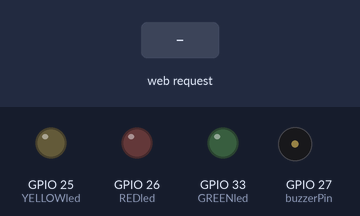
Simulated run of this sketch. Board: ESP32. On the bench: output pins drawn as LEDs (lit = HIGH), buzzer (waves = sounding, pin HIGH). The test bench sets the inputs (shaded band). WiFi joins after 1.5 s; servers stay silent unless stated; uploads are accepted with an empty reply; what the sketch prints to the serial monitor is not drawn.

Above: at 3.7 s.
3.8 s: HTTP request GET /status?value=GOOD received
At 4.4 s:
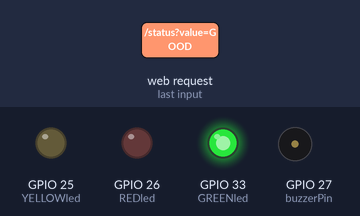
5.3 s: HTTP request GET /status?value=OKAY received
At 6.5 s:
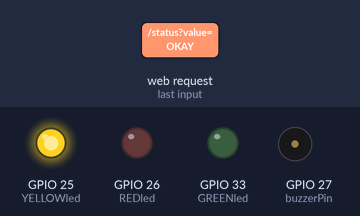
6.8 s: HTTP request GET /status?value=BAD received
At 7.9 s:
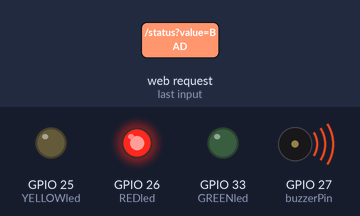
8.3 s: HTTP request GET /status?value=BAD received
At 9.0 s:
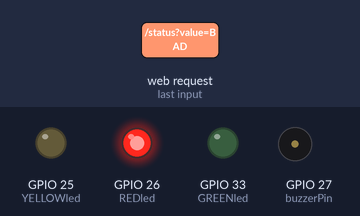
Timing chart, 0 to 10.8 s (numbered marks = the images above; inputs shaded):
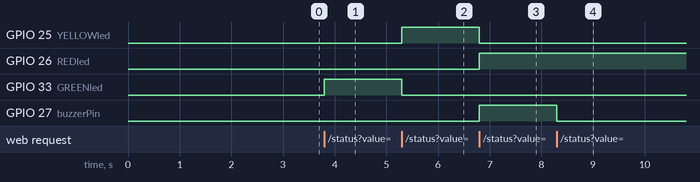

Measured:
- after the input at 3.8 s, GPIO 33 (GREENled): LOW → HIGH at once
- after the input at 5.3 s, GPIO 25 (YELLOWled): LOW → HIGH at once; GPIO 33 (GREENled): HIGH → LOW at once
- after the input at 6.8 s, GPIO 25 (YELLOWled): HIGH → LOW at once; GPIO 26 (REDled), GPIO 27 (buzzerPin): LOW → HIGH at once
- after the input at 8.3 s, GPIO 27 (buzzerPin): HIGH → LOW at once

The sketch:

reading2.ino
```cpp
// output/reading2/reading2.ino - LED and buzzer

#include <WiFi.h>
#include <WiFiClientSecure.h>
#include <HTTPClient.h>
#include <WebServer.h>

// Device and Wifi credentials
const char* apSSID = "PostureESP";
const char* apPassword = "12345678";

const char* internetSSID = "ufdevice";
const char* internetPassword = "gogators";

// Firebase Realtime Database URL
const String firebaseBase = "https://iot-posture-monitoring-default-rtdb.firebaseio.com";

// local HTTP server on port 80
WebServer server(80);

const int REDled = 26;    // poor posture
const int GREENled = 33;
const int YELLOWled = 25;
const int buzzerPin = 27;
const int buttonPin = 14;
bool lastButtonState = HIGH;

unsigned long lastBuzzToggle = 0;
bool buzzerState = false;

// new debug/upload flags
bool pendingLiveUpload = false;
bool pendingSessionUpload = false;
String lastReceivedStatus = "";
unsigned long lastStatusRequestMs = 0;

// DATA STRUCTUTRES

// tracks whether a session is active
struct ControlState {
  bool active = false;          // true if a session is active
  String sessionId = "";        // current session ID
  unsigned long startedAt = 0;  // timestamp when current session started
};

// most recent posture reading (mirros /live in Firebase)
struct LiveState {
  String sessionId = "";
  String status = "UNKNOWN";
  int score = 0;
  unsigned long updatedAt = 0;
  unsigned long durationSeconds = 0;
};

// stores stats for whole session
struct SessionLiveState {
  unsigned long startedAt = 0;
  unsigned long endedAt = 0;
  String latestStatus = "UNKNOWN";
  int goodCount = 0;
  int okayCount = 0;
  int badCount = 0;
  int totalReadings = 0;
  int goodPercentage = 0;
};

// timeline tracking
const int MAX_TIMELINE_POINTS = 120;

// each point stores time + posture info
struct TimelinePoint {
  unsigned long timestamp = 0;
  String status = "UNKNOWN";
  int score = 0;
};
// array to store timeline history
TimelinePoint timeline[MAX_TIMELINE_POINTS];
int timelineCount = 0;

ControlState controlState;
LiveState liveState;
SessionLiveState sessionState;

// function prototypes
void uploadControlToFirebase();
void uploadLiveToFirebase();
void uploadSessionSummaryToFirebase();
void setLiveInactive();
void endCurrentSession();
void startSession();
void stopSession();
void recordPostureStatus(const String& status);
void applyOutputFeedback(const String& status);
void updateGoodPercentage();
void addTimelinePoint(const String& status, int score);
void addCORSHeaders();
void handleRoot();
void handleStart();
void handleEnd();
void handleStatusUpdate();

// firebase helpers

// get request from firebase, creates secure client & sends request
String httpsGET(const String& path) {
  WiFiClientSecure client;
  client.setInsecure();

  HTTPClient https;
  String url = firebaseBase + path + ".json";

  Serial.print("[HTTPS GET] ");
  Serial.println(url);

  https.begin(client, url);
  int httpCode = https.GET();

  String payload = "";
  if (httpCode > 0) {
    payload = https.getString();
    Serial.print("[HTTPS GET] code: ");
    Serial.println(httpCode);
  } else {
    Serial.print("[HTTPS GET] failed, code: ");
    Serial.println(httpCode);
  }

  https.end();
  return payload;
}

// put request - sends json to firebase
void httpsPUT(const String& path, const String& json) {
  if (WiFi.status() != WL_CONNECTED) {
    Serial.println("[HTTPS PUT] Skipped, internet not connected");
    return;
  }

  WiFiClientSecure client;
  client.setInsecure();

  HTTPClient https;
  String url = firebaseBase + path + ".json";

  Serial.print("[HTTPS PUT] ");
  Serial.println(url);
  Serial.print("[HTTPS PUT] body: ");
  Serial.println(json);

  https.begin(client, url);
  https.addHeader("Content-Type", "application/json");

  int httpCode = https.PUT(json);
  Serial.print("[HTTPS PUT] code: ");
  Serial.println(httpCode);

  if (httpCode > 0) {
    String response = https.getString();
    Serial.print("[HTTPS PUT] response: ");
    Serial.println(response);
  }

  https.end();
}

// post request- adds new data
void httpsPOST(const String& path, const String& json) {
  if (WiFi.status() != WL_CONNECTED) {
    Serial.println("[HTTPS POST] Skipped, internet not connected");
    return;
  }

  WiFiClientSecure client;
  client.setInsecure();

  HTTPClient https;
  String url = firebaseBase + path + ".json";

  Serial.print("[HTTPS POST] ");
  Serial.println(url);
  Serial.print("[HTTPS POST] body: ");
  Serial.println(json);

  https.begin(client, url);
  https.addHeader("Content-Type", "application/json");

  int httpCode = https.POST(json);
  Serial.print("[HTTPS POST] code: ");
  Serial.println(httpCode);

  if (httpCode > 0) {
    String response = https.getString();
    Serial.print("[HTTPS POST] response: ");
    Serial.println(response);
  }

  https.end();
}

// utility functions

// makes a unique session ID
String generateSessionId() {
  return "session_" + String(millis());
}

// converts posture status into score
int statusToScore(const String& status) {
  if (status == "GOOD") return 90;
  if (status == "OKAY") return 60;
  if (status == "BAD") return 30;
  return 0;
}

// percentage of good posture
void updateGoodPercentage() {
  if (sessionState.totalReadings == 0) {
    sessionState.goodPercentage = 0;
  } else {
    sessionState.goodPercentage =
      (sessionState.goodCount * 100) / sessionState.totalReadings;
  }
}

// add new posture reading to timeline
void addTimelinePoint(const String& status, int score) {
  if (timelineCount < MAX_TIMELINE_POINTS) {
    timeline[timelineCount].timestamp = millis();
    timeline[timelineCount].status = status;
    timeline[timelineCount].score = score;
    timelineCount++;
  }
}

// control LED and buzzer based on posture
// bad = buzz + LED, okay = LED only, good = green LED only
void applyOutputFeedback(const String& status) {
  digitalWrite(REDled, LOW);
  digitalWrite(YELLOWled, LOW);
  digitalWrite(GREENled, LOW);

  if (status == "BAD") {
    digitalWrite(REDled, HIGH);

    unsigned long currentMillis = millis();
    if (currentMillis - lastBuzzToggle >= 600) {
      lastBuzzToggle = currentMillis;
      buzzerState = !buzzerState;
      digitalWrite(buzzerPin, buzzerState ? HIGH : LOW);
    }
  } else if (status == "OKAY") {
    digitalWrite(YELLOWled, HIGH);
    digitalWrite(buzzerPin, LOW);
    buzzerState = false;
  } else if (status == "GOOD") {
    digitalWrite(GREENled, HIGH);
    digitalWrite(buzzerPin, LOW);
    buzzerState = false;
  } else {
    digitalWrite(buzzerPin, LOW);
    buzzerState = false;
  }
}

// resets for a new session
void resetSessionStats(const String& sessionId) {
  controlState.active = true;
  controlState.sessionId = sessionId;
  controlState.startedAt = millis();

  liveState.sessionId = sessionId;
  liveState.status = "UNKNOWN";
  liveState.score = 0;
  liveState.updatedAt = millis();
  liveState.durationSeconds = 0;

  sessionState.startedAt = millis();
  sessionState.endedAt = 0;
  sessionState.latestStatus = "UNKNOWN";
  sessionState.goodCount = 0;
  sessionState.okayCount = 0;
  sessionState.badCount = 0;
  sessionState.totalReadings = 0;
  sessionState.goodPercentage = 0;

  timelineCount = 0;
}

// ends current session
void setLiveInactive() {
  liveState.sessionId = "";
  liveState.status = "INACTIVE";
  liveState.score = 0;
  liveState.updatedAt = millis();
  liveState.durationSeconds = 0;
}

void endCurrentSession() {
  if (!controlState.active) return;

  sessionState.endedAt = millis();
  controlState.active = false;
  setLiveInactive();

  digitalWrite(REDled, LOW);
  digitalWrite(YELLOWled, LOW);
  digitalWrite(GREENled, LOW);
  digitalWrite(buzzerPin, LOW);
  buzzerState = false;
}

// shared session logic
void startSession() {
  String newSessionId = generateSessionId();
  Serial.print("[SESSION] Starting new session: ");
  Serial.println(newSessionId);

  resetSessionStats(newSessionId);

  uploadControlToFirebase();
  uploadLiveToFirebase();
  uploadSessionSummaryToFirebase();
}

void stopSession() {
  Serial.println("[SESSION] Stopping current session");
  endCurrentSession();

  uploadControlToFirebase();
  uploadLiveToFirebase();
  uploadSessionSummaryToFirebase();
}

// firebase upload functions
void uploadControlToFirebase() {
  String json =
    "{"
    "\"active\":" + String(controlState.active ? "true" : "false") + ","
    "\"sessionId\":\"" + controlState.sessionId + "\","
    "\"startedAt\":" + String(controlState.startedAt) +
    "}";

  Serial.println("[FIREBASE] Uploading /control");
  httpsPUT("/control", json);
}

void uploadLiveToFirebase() {
  String json =
    "{"
    "\"sessionId\":\"" + liveState.sessionId + "\","
    "\"status\":\"" + liveState.status + "\","
    "\"score\":" + String(liveState.score) + ","
    "\"updatedAt\":" + String(liveState.updatedAt) + ","
    "\"durationSeconds\":" + String(liveState.durationSeconds) +
    "}";

  Serial.println("[FIREBASE] Uploading /live");
  httpsPUT("/live", json);
}

void uploadSessionSummaryToFirebase() {
  if (controlState.sessionId == "") return;

  String json =
    "{"
    "\"startedAt\":" + String(sessionState.startedAt) + ","
    "\"endedAt\":" + String(sessionState.endedAt) + ","
    "\"latestStatus\":\"" + sessionState.latestStatus + "\","
    "\"goodCount\":" + String(sessionState.goodCount) + ","
    "\"okayCount\":" + String(sessionState.okayCount) + ","
    "\"badCount\":" + String(sessionState.badCount) + ","
    "\"totalReadings\":" + String(sessionState.totalReadings) + ","
    "\"goodPercentage\":" + String(sessionState.goodPercentage) +
    "}";

  Serial.print("[FIREBASE] Uploading /sessions_live/");
  Serial.println(controlState.sessionId);
  httpsPUT("/sessions_live/" + controlState.sessionId, json);
}

void recordPostureStatus(const String& status) {
  if (!controlState.active) {
    Serial.println("[STATUS] No active session, auto-starting one now");
    startSession();
  }

  int score = statusToScore(status);

  liveState.sessionId = controlState.sessionId;
  liveState.status = status;
  liveState.score = score;
  liveState.updatedAt = millis();
  liveState.durationSeconds = (millis() - sessionState.startedAt) / 1000;

  sessionState.latestStatus = status;
  sessionState.totalReadings++;

  if (status == "GOOD") {
    sessionState.goodCount++;
  } else if (status == "OKAY") {
    sessionState.okayCount++;
  } else if (status == "BAD") {
    sessionState.badCount++;
  }

  updateGoodPercentage();
  addTimelinePoint(status, score);
  applyOutputFeedback(status);

  pendingLiveUpload = true;
  pendingSessionUpload = true;

  Serial.print("[STATUS] Saved locally: ");
  Serial.print(status);
  Serial.print(" | score=");
  Serial.print(score);
  Serial.print(" | durationSeconds=");
  Serial.print(liveState.durationSeconds);
  Serial.print(" | totalReadings=");
  Serial.print(sessionState.totalReadings);
  Serial.print(" | good%=");
  Serial.println(sessionState.goodPercentage);
}

// server routes
// CORS support
void addCORSHeaders() {
  server.sendHeader("Access-Control-Allow-Origin", "*");
}

// test route - shows esp is running
void handleRoot() {
  addCORSHeaders();
  Serial.println("[HTTP] GET /");
  server.send(200, "text/plain", "Output ESP running");
}

// starts new session, resets everything
void handleStart() {
  addCORSHeaders();
  Serial.println("[HTTP] GET /start");
  startSession();
  server.send(200, "text/plain", "Session started");
}

// ends session, stops led/buzzer
void handleEnd() {
  addCORSHeaders();
  Serial.println("[HTTP] GET /end");
  stopSession();
  server.send(200, "text/plain", "Session ended");
}

void handleStatusUpdate() {
  addCORSHeaders();
  Serial.println("[HTTP] GET /status");

  if (!server.hasArg("value")) {
    Serial.println("[HTTP] Missing value");
    server.send(400, "text/plain", "Missing value");
    return;
  }

  String status = server.arg("value");
  status.toUpperCase();

  lastReceivedStatus = status;
  lastStatusRequestMs = millis();

  Serial.print("[HTTP] Received value: ");
  Serial.println(status);

  // update local state immediately
  recordPostureStatus(status);

  // send response back fast so input does not time out
  Serial.println("[HTTP] Sending OK back to input");
  server.send(200, "text/plain", "OK");
}

// setup & loop
void setup() {
  Serial.begin(115200);
  delay(1000);

  Serial.println();
  Serial.println("[SETUP] Output booting...");

  pinMode(REDled, OUTPUT);
  pinMode(GREENled, OUTPUT);
  pinMode(YELLOWled, OUTPUT);
  pinMode(buzzerPin, OUTPUT);
  pinMode(buttonPin, INPUT_PULLUP);

  digitalWrite(REDled, LOW);
  digitalWrite(GREENled, LOW);
  digitalWrite(YELLOWled, LOW);
  digitalWrite(buzzerPin, LOW);

  WiFi.mode(WIFI_AP_STA);
  Serial.println("[SETUP] WIFI_AP_STA mode enabled");

  // start hotspot first
  WiFi.softAP(apSSID, apPassword);
  Serial.print("[SETUP] AP started, AP IP: ");
  Serial.println(WiFi.softAPIP());

  // start server immediately
  server.on("/", handleRoot);
  server.on("/start", handleStart);
  server.on("/end", handleEnd);
  server.on("/status", handleStatusUpdate);

  server.onNotFound([]() {
    Serial.print("[HTTP] Not found: ");
    Serial.println(server.uri());
    server.send(404, "text/plain", "Not found");
  });

  setLiveInactive();
  startSession();
  Serial.println("[SETUP] Auto-started session so live readings work without button");

  server.begin();
  Serial.println("[SETUP] Server started");

  // then try internet
  WiFi.begin(internetSSID, internetPassword);
  Serial.print("[SETUP] Connecting to internet");

  int tries = 0;
  while (WiFi.status() != WL_CONNECTED && tries < 20) {
    delay(500);
    Serial.print(".");
    tries++;
  }

  Serial.println();
  if (WiFi.status() == WL_CONNECTED) {
    Serial.print("[SETUP] Internet connected, STA IP: ");
    Serial.println(WiFi.localIP());
  } else {
    Serial.println("[SETUP] Internet did not connect, but AP/server are still running");
  }
}

void loop() {
  server.handleClient();

  // do firebase uploads AFTER responding to the input request
  if (pendingLiveUpload) {
    Serial.println("[LOOP] Uploading pending live data...");
    uploadLiveToFirebase();
    pendingLiveUpload = false;
    Serial.println("[LOOP] Live data upload done");
  }

  if (pendingSessionUpload) {
    Serial.println("[LOOP] Uploading pending session summary...");
    uploadSessionSummaryToFirebase();
    pendingSessionUpload = false;
    Serial.println("[LOOP] Session summary upload done");
  }
}
```
